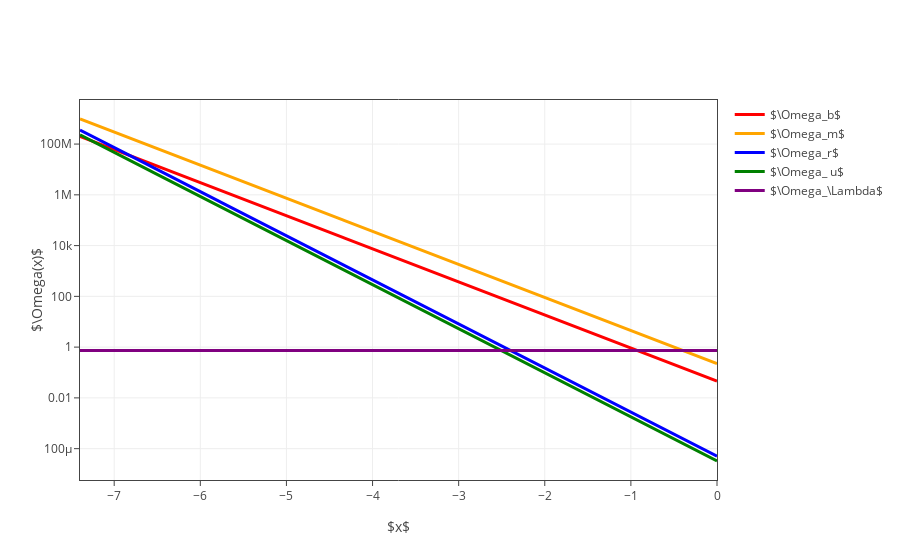
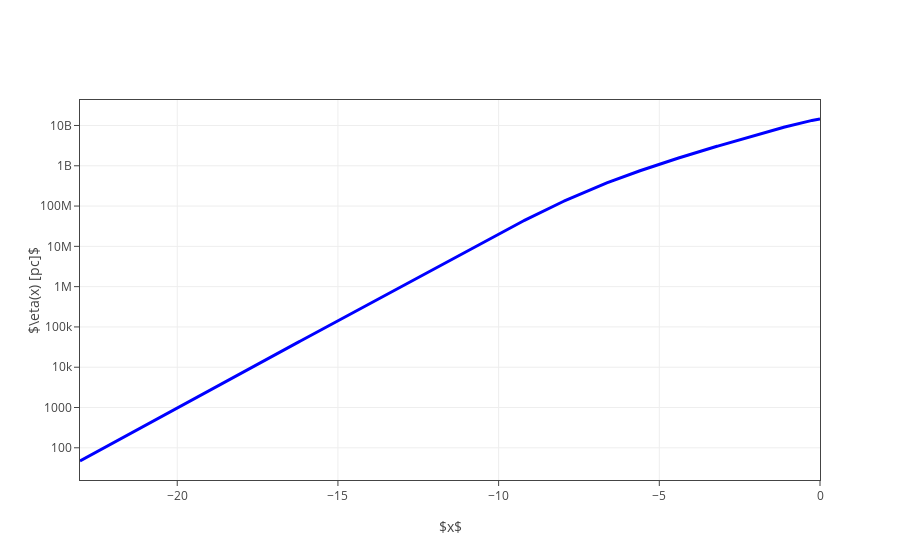
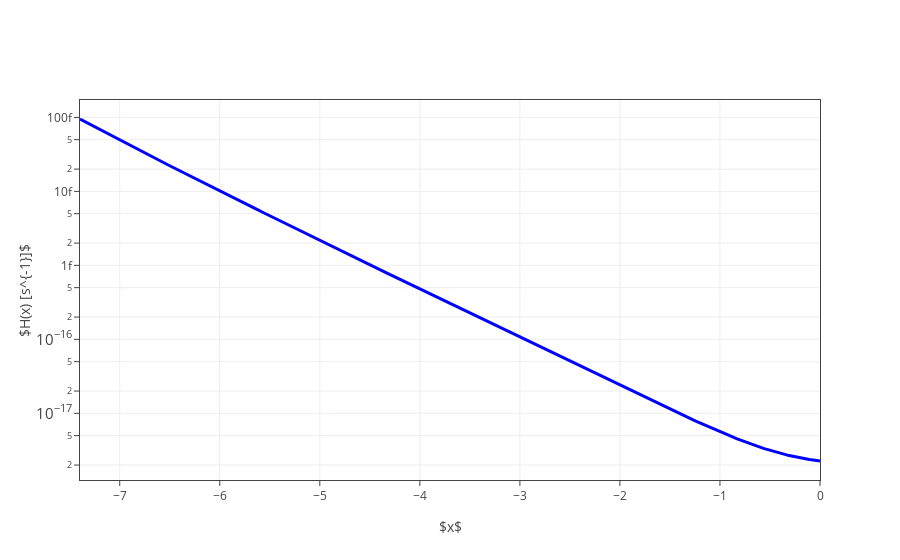
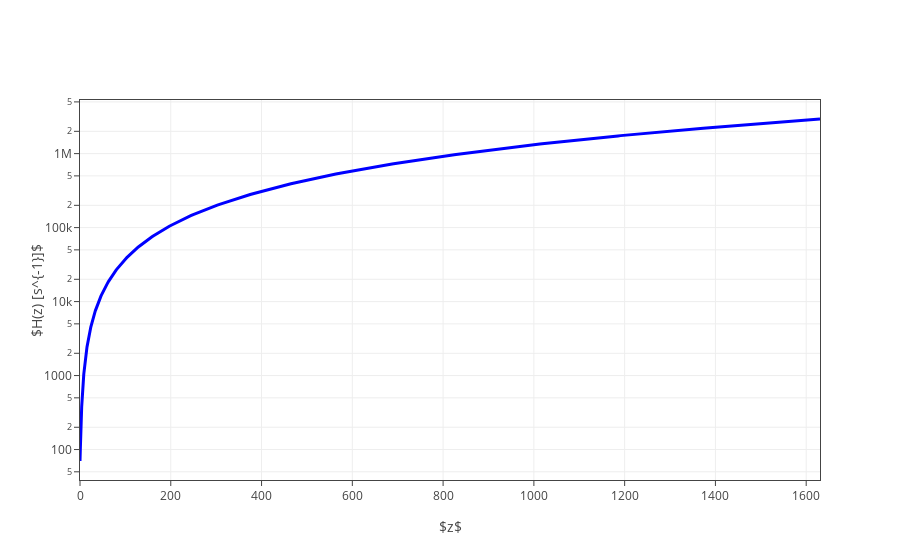

The code cell stored with these charts, in order, in its notebook:
### Code cell
import numpy as np
# library for plotting
import plotly.plotly as py
# for plotting in offline mode
import plotly.offline as plt
import plotly.graph_objs as go
# for making subplots
from plotly import tools
# for writing plots to a file
import plotly.io as pio
#from plotly.offline import download_plotlyjs, init_notebook_mode, plot, iplot


plt.init_notebook_mode(connected = True)

######
#Data#
######
# Reading data from a file
# Milestone 1
omegaDataFile = np.loadtxt('Omega_all_data.dat')
etaDataFile   = np.loadtxt('eta_x_data.dat')
HxDataFile    = np.loadtxt('H_x_data.dat')
HzDataFile    = np.loadtxt('H_z_data.dat')

#etaDataFile   = np.loadtxt('eta_x_data.dat')



# Milestone 1
# Omega(x):
X1            = omegaDataFile[:,0]
Omega_b       = omegaDataFile[:,1]
Omega_m       = omegaDataFile[:,2]
Omega_r       = omegaDataFile[:,3]
Omega_nu      = omegaDataFile[:,4]
Omega_lambda  = omegaDataFile[:,5]
# eta(x):
X2            = etaDataFile[:,0]
eta_x         = etaDataFile[:,1] / (3.08567758 * 10**(16)) # changing meters to pc
# H(x):
X3            = HxDataFile[:,0]
H_x           = HxDataFile[:,1]
# H(z):
Z             = HzDataFile[:,0]
H_z           = HzDataFile[:,1]


##########
#Plotting#
##########
# Milestone 1
# Create traces:
# Omega(x):
omegaB = go.Scatter(
    x = X1,
    y = Omega_b,
    name = '$\Omega_b$',
    line = dict(
        color = ('red'),#'rgb(100, 20, 50)'),
        width = 3))

omegaM = go.Scatter(
    x = X1,
    y = Omega_m,
    name = '$\Omega_m$',
    line = dict(
        color = ('orange'),#'rgb(205, 12, 24)'),
        width = 3))

omegaR = go.Scatter(
    x = X1,
    y = Omega_r,
    name = '$\Omega_r$',
    line = dict(
        color = ('blue'),#'rgb(300, 200, 100)'),
        width = 3))

omegaNu = go.Scatter(
    x = X1,
    y = Omega_nu,
    name = '$\Omega_\nu$',
    line = dict(
        color = ('green'),#'rgb(0, 15, 46)'),
        width = 3))

omegaL = go.Scatter(
    x = X1,
    y = Omega_lambda,
    name = '$\Omega_\Lambda$',
    line = dict(
        color = ('purple'),#'rgb(10, 40, 250)'),
        width = 3))

# eta(x):
etaX = go.Scatter(
    x = X2,
    y = eta_x,
    name = '$\eta(x)$',
    line = dict(
        color = ('blue'),#'rgb(100, 20, 50)'),
        width = 3))

# H(x):
Hx = go.Scatter(
    x = X3,
    y = H_x,
    name = '$H(x)$',
    line = dict(
        color = ('blue'),#'rgb(100, 20, 50)'),
        width = 3))

# H(z):
Hz = go.Scatter(
    x = Z,
    y = H_z,
    name = '$H(z)$',
    line = dict(
        color = ('blue'),#'rgb(100, 20, 50)'),
        width = 3))

omegaDataPlot = [omegaB, omegaM, omegaR, omegaNu, omegaL]
etaDataPlot   = [etaX]
HxDataPlot    = [Hx]
HzDataPlot    = [Hz]

#figure = tools.make_subplots(rows = 2, cols = 2, subplot_titles = ('Cosmological Parameters', 'Conformal Time',
#                                                                   'Plot 3', 'Plot 4'))

#figure.add_traces(omegaDataPlot)
#figure.add_traces(etaDataPlot)
#figure.append_trace(trace3, 2, 1)
#figure.append_trace(trace4, 2, 2)

# Edit the layout
omegaLayoutPlot = dict(#title = 'Cosmological Parameters',
              xaxis = dict(title = '$x$', mirror = True, ticks = 'outside',
                           showline = True),
              yaxis = dict(title = '$\Omega(x)$', type='log', autorange = True,
                           mirror = True, ticks = 'outside',
                           showline = True),
              )
etaLayoutPlot = dict(#title = 'Conformal Time',
              xaxis = dict(title = '$x$', 
                           mirror = True, ticks = 'outside',
                           showline = True),
              yaxis = dict(title = '$\eta(x) [pc]$', type = 'log', autorange = True,
                           mirror = True, ticks = 'outside',
                           showline = True),
              )
HxLayoutPlot  = dict(#title = 'Hubble Parameter',
              xaxis = dict(title = '$x$', mirror = True, ticks = 'outside',
                           showline = True),
              yaxis = dict(title = '$H(x) [s^{-1}]$', type = 'log', autorange = True,
                           mirror = True, ticks = 'outside',
                           showline = True),
              )
HzLayoutPlot  = dict(#title = 'Hubble Parameter',
              xaxis = dict(title = '$z$', mirror = True, ticks = 'outside',
                           showline = True),
              yaxis = dict(title = '$H(z) [s^{-1}]$', type = 'log', autorange = True,
                           mirror = True, ticks = 'outside',
                           showline = True),
              )

omegaFigure = dict(data = omegaDataPlot, layout = omegaLayoutPlot)
etaFigure   = dict(data = etaDataPlot,   layout = etaLayoutPlot)
HxFigure    = dict(data = HxDataPlot,    layout = HxLayoutPlot)
HzFigure    = dict(data = HzDataPlot,    layout = HzLayoutPlot)

# Plotting everything
plt.iplot(omegaFigure, filename = 'omega')
plt.iplot(etaFigure,   filename = 'eta')
plt.iplot(HxFigure,    filename = 'Hx')
plt.iplot(HzFigure,    filename = 'Hz')

# Saving plots
pio.write_image(omegaFigure, 'Omega_x.pdf')
pio.write_image(etaFigure,   'eta_x.pdf')
pio.write_image(HxFigure,    'H_x.pdf')
pio.write_image(HzFigure,    'H_z.pdf')


# Milestone 2
XeDataFile       = np.loadtxt("X_e_z.dat")

tauDataFile      = np.loadtxt("tau_x.dat")
dtauDataFile     = np.loadtxt("dtau_x.dat")
ddtauDataFile    = np.loadtxt("ddtau_x.dat")

gtildeDataFile   = np.loadtxt("g_x.dat")
dgtildeDataFile  = np.loadtxt("dg_x.dat")
ddgtildeDataFile = np.loadtxt("ddg_x.dat")

# X_e(z):
X4               = XeDataFile[:,0]
Xe               = XeDataFile[:,1]
# tau(x) and the derivatives:
X5               = tauDataFile[:,0]
tau              = tauDataFile[:,1]
dtau             = np.abs(dtauDataFile[:,1])
ddtau            = ddtauDataFile[:,1]
# g(x) and its derivatives:
X6               = gtildeDataFile[:,0]
gtilde           = gtildeDataFile[:,1]
dgtilde          = dgtildeDataFile[:,1]/10
ddgtilde         = ddgtildeDataFile[:,1]/200

# X_e(z):
XeTrace = go.Scatter(
    x = X4,
    y = Xe,
    name = '$X_e$',
    line = dict(
        color = ('blue'),#'rgb(300, 200, 100)'),
        width = 3))

# tau(x) and its derivatives:
tauTrace = go.Scatter(
    x = X5,
    y = tau,
    name = '$\\tau$',
    line = dict(
        color = ('red'),#'rgb(100, 20, 50)'),
        width = 3))

dtauTrace = go.Scatter(
    x = X5,
    y = dtau,
    name = "$|\\tau'(x)|$",
    line = dict(
        color = ('orange'),#'rgb(205, 12, 24)'),
        width = 3,
        dash  = "dash"))

ddtauTrace = go.Scatter(
    x = X5,
    y = ddtau,
    name = "$\\tau''(x)$",
    line = dict(
        color = ('blue'),#'rgb(300, 200, 100)'),
        width = 3,
        dash  = "dot"))

# g(x) and its derivatives:

gtildeTrace = go.Scatter(
    x = X6,
    y = gtilde,
    name = '$g(x)$',
    line = dict(
        color = ('red'),#'rgb(100, 20, 50)'),
        width = 3))

dgtildeTrace = go.Scatter(
    x = X6,
    y = dgtilde,
    name = "$g'(x)$",
    line = dict(
        color = ('orange'),#'rgb(205, 12, 24)'),
        width = 3,
        dash  = "dash"))

ddgtildeTrace = go.Scatter(
    x = X6,
    y = ddgtilde,
    name = "$g''(x)$",
    line = dict(
        color = ('blue'),#'rgb(300, 200, 100)'),
        width = 3,
        dash  = "dot"))

XeDataPlot     = [XeTrace]
tauDataPlot    = [tauTrace, dtauTrace, ddtauTrace]
gtildeDataPlot = [gtildeTrace, dgtildeTrace, ddgtildeTrace]

XeLayoutPlot  = dict(#title = 'Xe',
              xaxis = dict(title = '$z$', range = [1800, 0],
                           mirror = True, ticks = 'outside',
                           showline = True),
              yaxis = dict(title = '$X_e$', type = 'log', autorange = True,
                           mirror = True, ticks = 'outside',
                           showline = True),
              )

tauLayoutPlot = dict(#title = 'tau(x) and its derivatives',
              xaxis = dict(title = '$x$', range =[-20, 1],
                           mirror = True, ticks = 'outside',
                           showline = True),
              yaxis = dict(title = "$\\tau(x), |\\tau'(x)|, \\tau''(x)$", 
                           type = 'log', autorange = True,
                           mirror = True, ticks = 'outside',
                           showline = True)
              )

gtildeLayoutPlot = dict(#title = 'tau(x) and its derivatives',
              xaxis = dict(title = '$x$', range = [-9, -5], 
                           mirror = True, ticks = 'outside',
                           showline = True,),
              yaxis = dict(title = "$\\tilde{g}(x), \\tilde{g}'(x), \\tilde{g}''(x)$", 
                           type = 'linear', autorange = True,
                           mirror = True, ticks = 'outside',
                           showline = True)
              )

XeFigure     = dict(data = XeDataPlot, layout = XeLayoutPlot)
tauFigure    = dict(data = tauDataPlot, layout = tauLayoutPlot)
gtildeFigure = dict(data = gtildeDataPlot, layout = gtildeLayoutPlot)

# Plotting everything
plt.iplot(XeFigure, filename = 'Xe')
plt.iplot(tauFigure, filename = 'tau')
plt.iplot(gtildeFigure, filename = 'gtilde')

# Saving plots
pio.write_image(XeFigure, 'X_e_z.pdf')
pio.write_image(tauFigure, 'tau_x.pdf')
pio.write_image(gtildeFigure, 'g_x.pdf')

### Figure 1 — Plotly figure (JSON) as saved in the notebook; plotly's stock layout.template omitted (floating-point values rounded to 4 significant figures; data arrays with more than 128 entries replaced by an {"elided": "..."} marker saying what was removed)
{"data": [{"line": {"color": "red", "width": 3}, "name": "$\\Omega_b$", "type": "scatter", "uid": "a422418d-77fc-4015-af09-1eadb15ff9fb", "x": {"elided": "500 float values"}, "y": {"elided": "500 float values"}}, {"line": {"color": "orange", "width": 3}, "name": "$\\Omega_m$", "type": "scatter", "uid": "b1572e5f-5414-44a1-8a06-d9acb4c46e37", "x": {"elided": "500 float values"}, "y": {"elided": "500 float values"}}, {"line": {"color": "blue", "width": 3}, "name": "$\\Omega_r$", "type": "scatter", "uid": "168d4501-8750-4e2e-8342-3bfe1432f72d", "x": {"elided": "500 float values"}, "y": {"elided": "500 float values"}}, {"line": {"color": "green", "width": 3}, "name": "$\\Omega_\nu$", "type": "scatter", "uid": "a1ea525a-d16c-4803-b8a6-3786d8092b9e", "x": {"elided": "500 float values"}, "y": {"elided": "500 float values"}}, {"line": {"color": "purple", "width": 3}, "name": "$\\Omega_\\Lambda$", "type": "scatter", "uid": "cea38160-6a3f-436f-b661-03a13424e090", "x": {"elided": "500 float values"}, "y": {"elided": "500 float values"}}], "layout": {"xaxis": {"mirror": true, "showline": true, "ticks": "outside", "title": {"text": "$x$"}}, "yaxis": {"autorange": true, "mirror": true, "showline": true, "ticks": "outside", "title": {"text": "$\\Omega(x)$"}, "type": "log"}}}

### Figure 2 — Plotly figure (JSON) as saved in the notebook; plotly's stock layout.template omitted (floating-point values rounded to 4 significant figures; data arrays with more than 128 entries replaced by an {"elided": "..."} marker saying what was removed)
{"data": [{"line": {"color": "blue", "width": 3}, "name": "$\\eta(x)$", "type": "scatter", "uid": "c007df91-5719-46a2-931f-35a84a6d8466", "x": {"elided": "1000 float values"}, "y": {"elided": "1000 float values"}}], "layout": {"xaxis": {"mirror": true, "showline": true, "ticks": "outside", "title": {"text": "$x$"}}, "yaxis": {"autorange": true, "mirror": true, "showline": true, "ticks": "outside", "title": {"text": "$\\eta(x) [pc]$"}, "type": "log"}}}

### Figure 3 — Plotly figure (JSON) as saved in the notebook; plotly's stock layout.template omitted (floating-point values rounded to 4 significant figures; data arrays with more than 128 entries replaced by an {"elided": "..."} marker saying what was removed)
{"data": [{"line": {"color": "blue", "width": 3}, "name": "$H(x)$", "type": "scatter", "uid": "31ddefb8-74bd-4760-b44e-cea77264664a", "x": {"elided": "500 float values"}, "y": {"elided": "500 float values"}}], "layout": {"xaxis": {"mirror": true, "showline": true, "ticks": "outside", "title": {"text": "$x$"}}, "yaxis": {"autorange": true, "mirror": true, "showline": true, "ticks": "outside", "title": {"text": "$H(x) [s^{-1}]$"}, "type": "log"}}}

### Figure 4 — Plotly figure (JSON) as saved in the notebook; plotly's stock layout.template omitted (floating-point values rounded to 4 significant figures; data arrays with more than 128 entries replaced by an {"elided": "..."} marker saying what was removed)
{"data": [{"line": {"color": "blue", "width": 3}, "name": "$H(z)$", "type": "scatter", "uid": "2c0707a1-be78-4317-94d6-dda63c33c64e", "x": {"elided": "500 float values"}, "y": {"elided": "500 float values"}}], "layout": {"xaxis": {"mirror": true, "showline": true, "ticks": "outside", "title": {"text": "$z$"}}, "yaxis": {"autorange": true, "mirror": true, "showline": true, "ticks": "outside", "title": {"text": "$H(z) [s^{-1}]$"}, "type": "log"}}}
